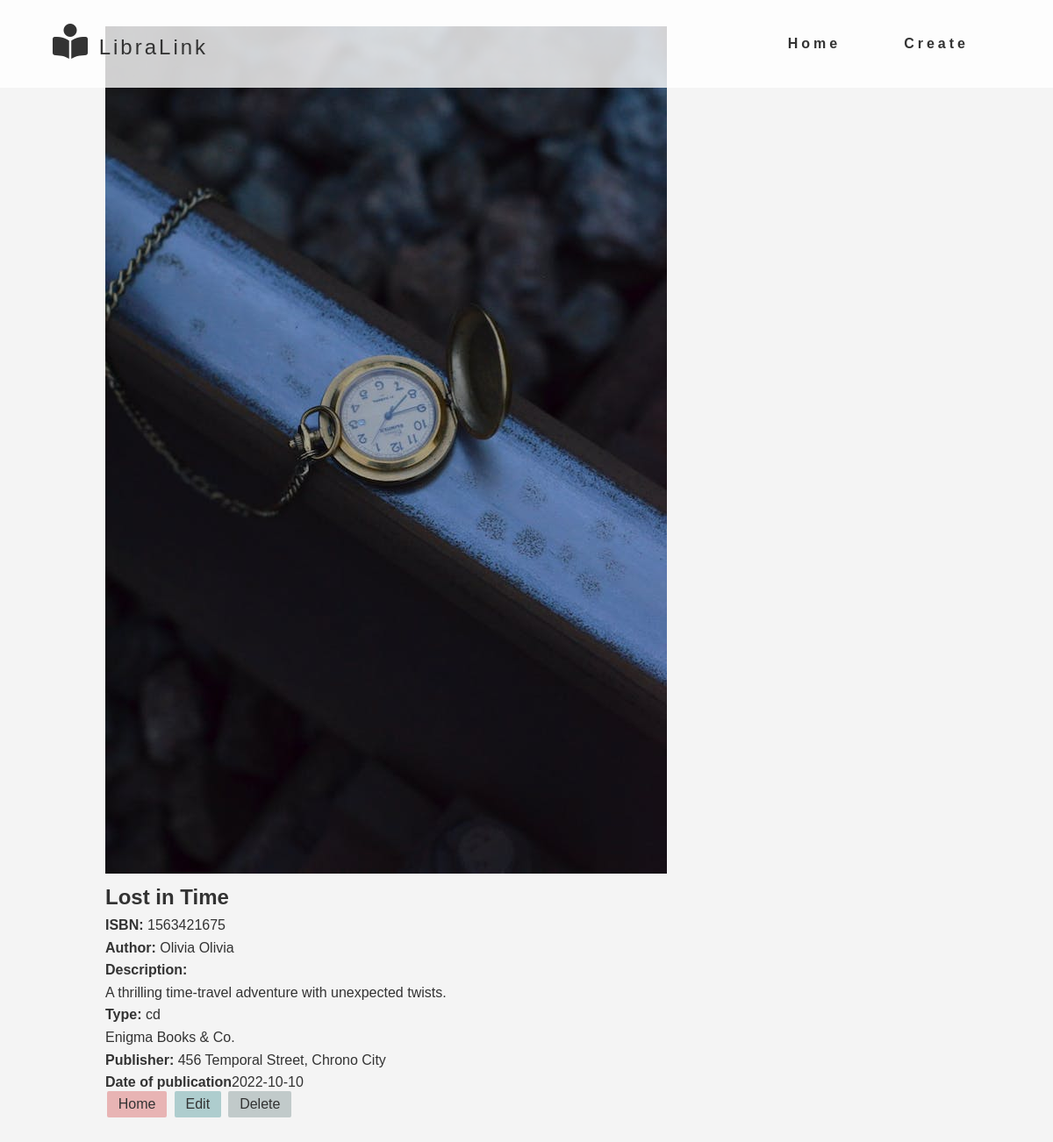
/details.php?ISBN=1563421675, run on the app's committed database.
### tables this page shows
CREATE TABLE `library` (
  `ISBN` bigint(20) NOT NULL,
  `title` varchar(50) NOT NULL,
  `image` varchar(255) DEFAULT NULL,
  `short_description` varchar(255) DEFAULT NULL,
  `type` varchar(50) DEFAULT NULL,
  `author_first_name` varchar(50) DEFAULT NULL,
  `author_last_name` varchar(50) DEFAULT NULL,
  `publisher_name` varchar(50) DEFAULT NULL,
  `publisher_address` varchar(50) DEFAULT NULL,
  `publish_date` date NOT NULL
);

### details.php (the view, shortened to what this page needs)
<?php
require_once "components/db_connection.php";
require_once "components/navbar.php";
if (isset($_GET['ISBN']) && !empty($_GET['ISBN'])) {
  $sql = "SELECT * FROM `library` WHERE `ISBN` = $_GET[ISBN]";
  $result = mysqli_query($connect, $sql);
  if (mysqli_num_rows($result) > 0) {
    $row = mysqli_fetch_assoc($result);
  }
}
?>
<!DOCTYPE html>
<html lang="en">
<head>
  <link rel="stylesheet" href="style/style.css">
</head>
<body>
  <?= $navbar ?>
  <div class="container ">
    <img id="grig-image" src='images/<?= $row['image'] ?>' class='card-img-top' alt='...'>
    <div id="grig-info">
      <h2> <?= $row['title'] ?></h2>
      <p><strong>ISBN: </strong><?= $row['ISBN'] ?></p>
      <p><strong>Author: </strong><?= $row['author_first_name'] ?> <?= $row['author_first_name'] ?></p>
      <p><strong>Description:</strong></p>
      <p><?= $row['short_description'] ?></p>
      <p><strong>Type: </strong><?= $row['type'] ?></p>
      <p><a href='publisher.php?publisher_name=<?= urlencode($row['publisher_name']) ?>'><?= $row['publisher_name'] ?></p></a>
      <p><strong>Publisher: </strong><?= $row['publisher_address'] ?></p>
      <p><strong>Date of publication</strong><?= $row['publish_date'] ?></p>
    </div>
    <div id="grig-buttons">
      <a href='index.php' class='btn btn-primary'>Home</a>
      <a href='update.php?ISBN=<?= $row['ISBN'] ?>' class='btn btn-secondary'>Edit</a>
      <a href='delete.php?ISBN=<?= $row['ISBN'] ?>' class='btn btn-tertiary'>Delete</a>
    </div>
  </div>
</body>
</html>

### style/style.css (style rules this page uses)
* { box-sizing: border-box; margin: 0; padding: 0; }
body { font-family: Arial, Helvetica, sans-serif; line-height: 1.6; background: #f4f4f4; color: #333; }
a { color: #333; text-decoration: none; }
.container { width: clamp(500px, 80%, 1200px); margin: 30px auto; }
.btn { padding: 0.4rem 0.8rem; margin: 0 2px; background: rgb(232, 180, 180); color: #333; border-radius: 2px; transition: opacity 0.2s ease-in-out; }
.btn-secondary { background: rgb(174, 205, 206); }
.btn-tertiary { background: rgb(193, 202, 202); }

### data on the page
library: image (picture), title "Lost in Time", ISBN "1563421675", author_first_name "Olivia", short_description "A thrilling time-travel adventure with unexpected twists.", type "cd", publisher_name "Enigma Books & Co.", publisher_address "456 Temporal Street, Chrono City", publish_date "2022-10-10"
